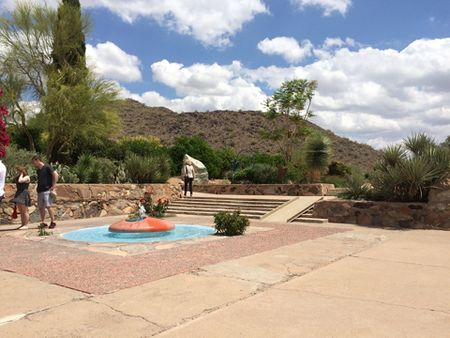
#> input picture img/img1.jpg, 450 x 338 px; its folder holds 3 pictures in this run
$ jupyter execute image_stitching.ipynb
#> lines starting #> are read from the running program, lines starting #| are printed output that depends on the picture; after the words box and inside, x2 and y2 are one past the last pixel; in counts of white or black regions, pixels touching at a corner belong together
[cell 1]
from imutils import paths
import numpy as np
import argparse
import imutils
import cv2
import matplotlib.pyplot as plt
from matplotlib.pyplot import figure
import os

def load_images_from_folder(folder):
#> called with folder = 'img'
    images = []
    for filename in os.listdir(folder):
        img = cv2.imread(os.path.join(folder,filename))
#> img is the input picture: shape (338, 450, 3); mean B, G, R 140.3, 152.5, 162.5
        if img is not None:
            images.append(img)
    return images

images = load_images_from_folder('img')
#> images = 3 items

stitcher = cv2.createStitcher() if imutils.is_cv3() else cv2.Stitcher_create()
(status, stitched) = stitcher.stitch(images)
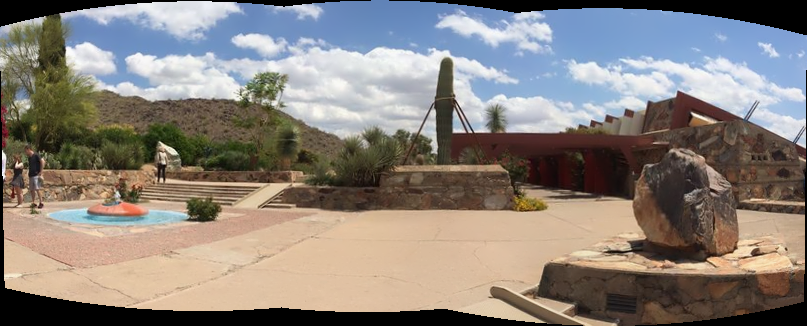
#> stitched: shape (326, 807, 3); mean of channels 0, 1, 2 123.7, 130, 137.7; drawn as B, G, R
#> status = 0

if status == 0:
    cv2.imwrite("output_simple.jpeg", stitched)
    im = cv2.imread("output_simple.jpeg")

else:
	print("[INFO] image stitching failed ({})".format(status))

[cell 2]
from imutils import paths
import numpy as np
import argparse
import imutils
import cv2
import os

def load_images_from_folder(folder):
    images = []
    for filename in os.listdir(folder):
        img = cv2.imread(os.path.join(folder,filename))
        if img is not None:
            images.append(img)
    return images

images = load_images_from_folder('img')

stitcher = cv2.createStitcher() if imutils.is_cv3() else cv2.Stitcher_create()
(status, stitched) = stitcher.stitch(images)
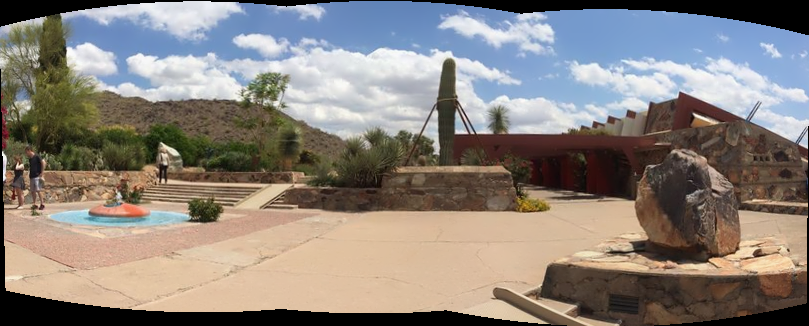
#> stitched: shape (326, 809, 3); mean of channels 0, 1, 2 124.2, 130.5, 138.2; drawn as B, G, R

if status == 0:
    stitched = cv2.copyMakeBorder(stitched, 10, 10, 10, 10,
                                  cv2.BORDER_CONSTANT, (0, 0, 0))
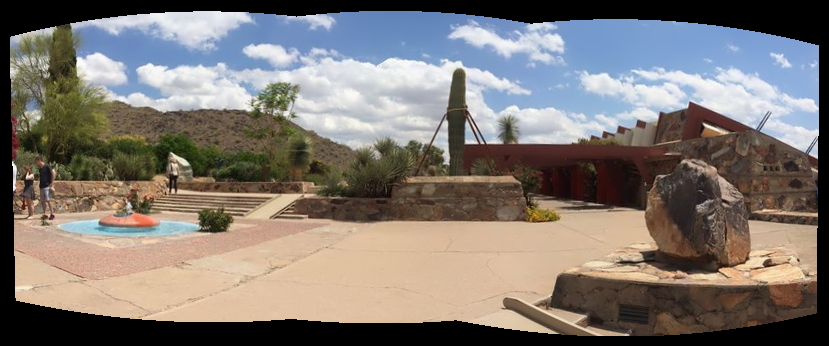
#> stitched: shape (346, 829, 3); mean of channels 0, 1, 2 114.2, 120, 127.1; drawn as B, G, R

    gray = cv2.cvtColor(stitched, cv2.COLOR_BGR2GRAY)
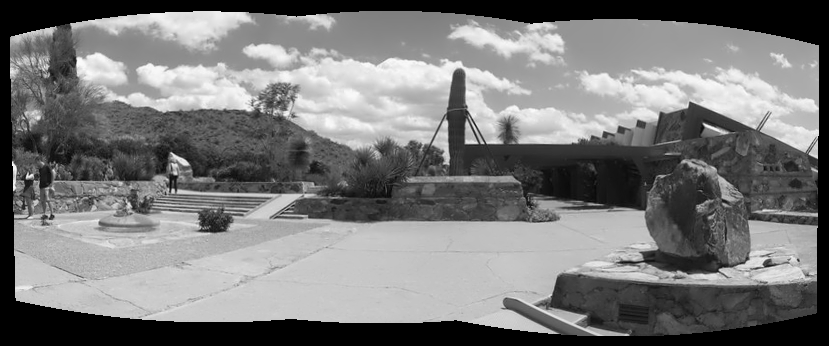
#> gray: shape (346, 829); min 0, max 251, mean 121.4
    thresh = cv2.threshold(gray, 0, 255, cv2.THRESH_BINARY)[1]
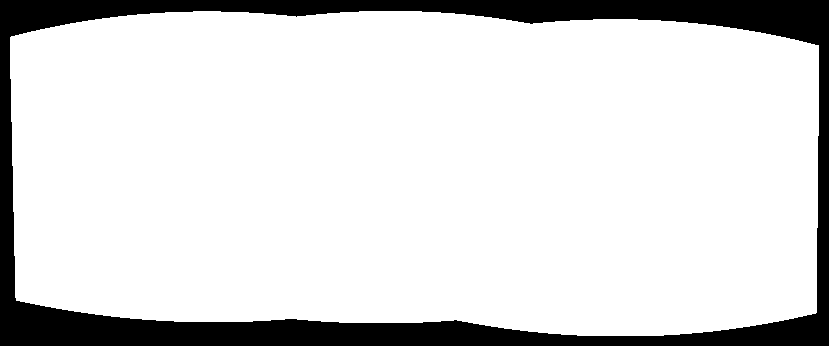
#> thresh: shape (346, 829); 85.4% white; 1 black region

    cnts = cv2.findContours(thresh.copy(), cv2.RETR_EXTERNAL,
                            cv2.CHAIN_APPROX_SIMPLE)
#> cnts = 1 contour; box (x1, y1, x2, y2) and area: (10, 11, 819, 336) 243944
    cnts = imutils.grab_contours(cnts)
    c = max(cnts, key=cv2.contourArea)
#> c = contour of 321 points, box (x1, y1, x2, y2) (10, 11, 819, 336), area 243944

    mask = np.zeros(thresh.shape, dtype="uint8")
    (x, y, w, h) = cv2.boundingRect(c)
#> x = 10; y = 11; w = 809; h = 325
    cv2.rectangle(mask, (x, y), (x + w, y + h), 255, -1)
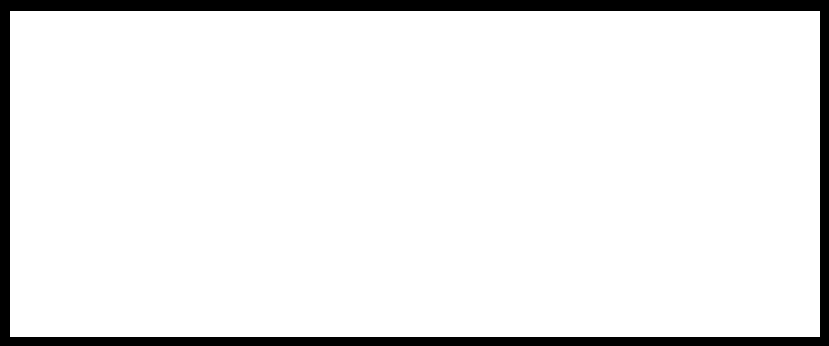
#> mask: shape (346, 829); 92.1% white; 1 black region, box (x1, y1, x2, y2) and area: (0, 0, 829, 346) 22774

    minRect = mask.copy()
    sub = mask.copy()
    while cv2.countNonZero(sub) > 0:
        minRect = cv2.erode(minRect, None)
        sub = cv2.subtract(minRect, thresh)
#> this loop made 31 passes
#> pass 1, `minRect = cv2.erode(minRect, None)`:
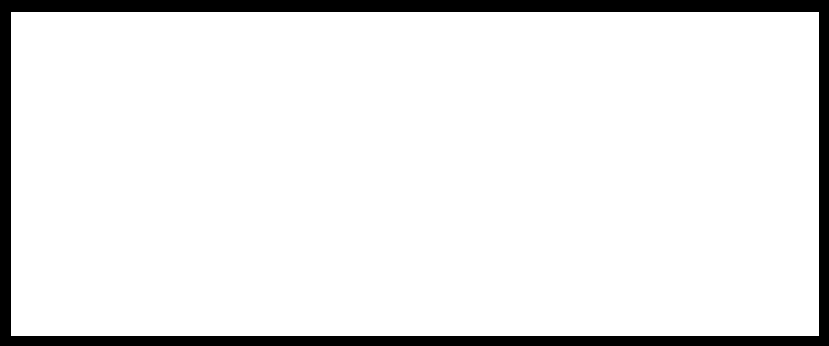
#> minRect: shape (346, 829); 91.3% white; 1 black region, box (x1, y1, x2, y2) and area: (0, 0, 829, 346) 25042
#> pass 1, `sub = cv2.subtract(minRect, thresh)`:
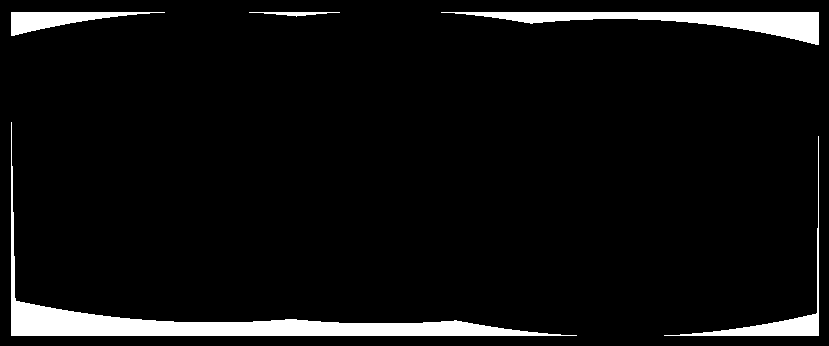
#> sub: shape (346, 829); 5.9% white; 5 white regions, box (x1, y1, x2, y2) and area: (11, 122, 577, 336) 9011, (441, 12, 819, 45) 4437, (664, 136, 819, 336) 1727, (11, 12, 165, 36) 1522, (249, 12, 340, 17) 214
#> after the loop:
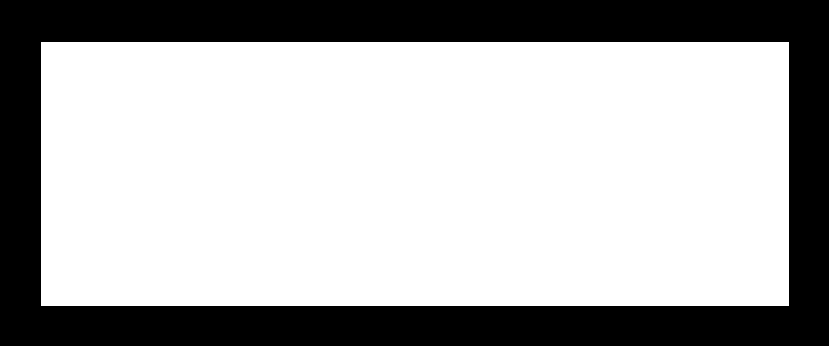
#> minRect: shape (346, 829); 68.8% white; 1 black region

    cnts = cv2.findContours(minRect.copy(), cv2.RETR_EXTERNAL,cv2.CHAIN_APPROX_SIMPLE)
#> cnts = 1 contour; box (x1, y1, x2, y2) and area: (41, 42, 789, 306) 196461
    cnts = imutils.grab_contours(cnts)
#> cnts = [[[41, 42], [41, 305], [788, 305], [788, 42]]]
    c = max(cnts, key=cv2.contourArea)
#> c = [[41, 42], [41, 305], [788, 305], [788, 42]]
    (x, y, w, h) = cv2.boundingRect(c)
#> x = 41; y = 42; w = 748; h = 264
    stitched = stitched[y:y + h, x:x + w]
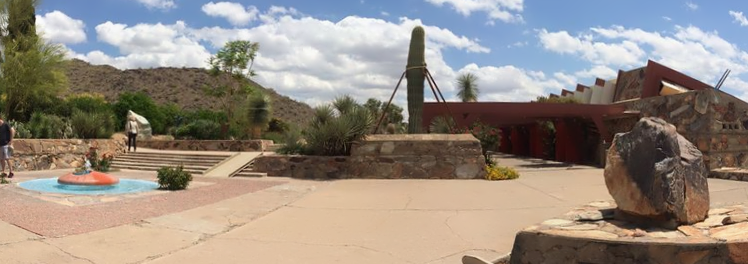
#> stitched: shape (264, 748, 3); mean of channels 0, 1, 2 129.7, 139.2, 149.3; drawn as B, G, R

    cv2.imwrite("output.jpeg", stitched)
    im = cv2.imread("output.jpeg")
#> im: shape (264, 748, 3)
    plt.figure(figsize=(5,5))
    plt.imshow(im)
    plt.axis("off")
    plt.show()

else:
    print("[INFO] image stitching failed ({})".format(status))
